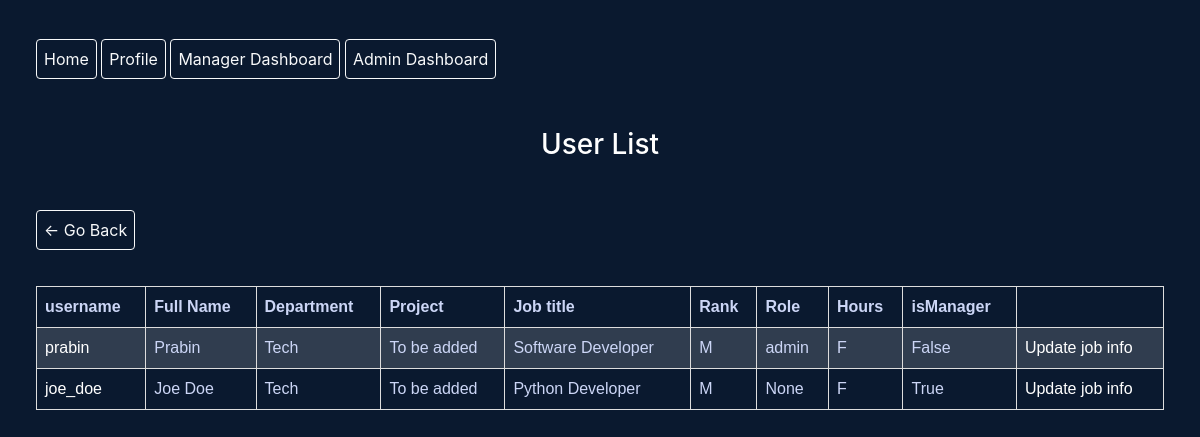
Screenshot of /ad/userlist/2 (signed in) with the database file from the repository.
### core/models.py (models this page shows, shortened)
class Department(models.Model):
	name = models.CharField(max_length=60)
	description = models.CharField(max_length=264)
	def __str__(self):
		return self.name

class EmployeePersonalInfo(models.Model):
	user = models.OneToOneField(User, on_delete=models.CASCADE)
	fullname = models.CharField(max_length=50)
	gender = models.CharField(max_length=25, choices=gender_choices)
	age = models.IntegerField()
	image = models.ImageField(default="default.png", upload_to='profile_pics')
	address = models.CharField(max_length=50)
	phone_number = models.CharField(max_length=15, validators=[RegexValidator(r'^\d{1,15}$')])

class EmployeeJobInfo(models.Model):
	user = models.OneToOneField(User, on_delete=models.CASCADE)
	job_title = models.CharField(max_length=50)
	rank = models.CharField(max_length=25, choices=rank_choices)
	working_hours = models.CharField(max_length=25, choices=working_hours_choices)
	department = models.ForeignKey(Department, on_delete=models.SET_NULL, blank=True, null=True)
	roles = models.ForeignKey(Role, on_delete=models.SET_NULL, blank=True, null=True)
	Pay_Grade = models.ForeignKey(PayGrade, on_delete=models.SET_NULL, blank=True, null=True)
	isManager = models.BooleanField(default=False)

class Role(models.Model):
	name = models.CharField(max_length=60)
	description = models.CharField(max_length=264)
	def __str__(self):
		return self.name

### assignment/views.py (the view)
# urls.py: path('userlist/<int:pk>', userList.as_view(), name='userlist'),
class userList(AdminRequiredMixin, ListView):
	template_name = "assignment/userlist.html"
	model = EmployeePersonalInfo
	def get_context_data(self, **kwargs):
		context = super().get_context_data(**kwargs)
		department = Department.objects.get(pk= self.kwargs['pk'])
		job_info = EmployeeJobInfo.objects.filter(department = department)
		employee_info = []
		for user in job_info:
			info = EmployeePersonalInfo.objects.get(user =user.user)
			emp_info = {
				'username' : info.user.username,
				'fullname' : info.fullname,
				'age' : info.age,
				'address' : info.address,
				'pk' : info.pk,
				'department' : department,
				'job_title' : user.job_title,
				'rank' : user.rank,
				'working_hours' : user.working_hours,
				'roles' : user.roles,
				'isManager' : user.isManager,
				'user_pk' : user.pk
			}
			employee_info.append(emp_info)
		context['employee_info'] = employee_info
		return context

### assignment/views.py (called while the page is built)
    def dispatch(self, request, *args, **kwargs):
        usr = request.user
        if usr.is_authenticated and usr.is_superuser:
            pass
        else:
            return redirect('core:index')
        return super().dispatch(request, *args, **kwargs)

### core/context_processors.py (called while the page is built)
def check_authorization(request):
	if request.user.is_superuser:
		user_is_admin = True
	else:
		user_is_admin = False
	if request.user.is_authenticated:
		user_is_authenticated = True
		jobinfo = EmployeeJobInfo.objects.filter(user = request.user)[0]
		if jobinfo and jobinfo.isManager == True:
			user_is_manager = True
		else:
			user_is_manager = False
	else:
		user_is_authenticated = False
		user_is_manager = False
	return {
		'user_is_authenticated' : user_is_authenticated,
		'user_is_admin': user_is_admin,
		'user_is_manager' : user_is_manager,
	}

### assignment/templates/assignment/userlist.html
{% extends 'core/base.html' %}
{% block content %}
	<h3>User List</h3>
				<div class="box-element">
					<a class="btn btn-outline-light" href="{% url 'assignment:department-list' %}">&#x2190;
					Go Back
					</a>
				</div>
	<table>
		<tr>
			<th>username</th>
			<th>Full Name</th>
			<th>Department</th>
			<th>Project</th>
			<th>Job title</th>
			<th>Rank</th>
			<th>Role</th>
			<th>Hours</th>
			<th>isManager</th>
			<th></th>
		</tr>
			{% for object in employee_info %}
				<tr>
			    	<td> <a href="{% url 'assignment:userprofile' object.pk %}">
			    		{{ object.username}}
			    	</a></td>
			    	<td> {{ object.fullname }}</td>
			    	<td>{{ object.department }}</td>
			    	<td> To be added </td>
			    	<td>{{ object.job_title }}</td>
			    	<td> {{ object.rank }} </td>
			    	<td> {{ object.roles }} </td>
			    	<td> {{ object.working_hours }} </td>
			    	<td> {{ object.isManager }}</td>
			    	<td>
			    		<a href="{% url 'createMode:jobinfo-update' object.user_pk %}">Update job info</a>
			    	</td>
			    </tr>
			{% endfor %}
	</table>
{% endblock %}

### core/static/core/style.css (style rules this page uses)
html, body { background-color: #0a192f; color: rgb(204, 214, 246); }
h1, h2, h3, h4, h5 { color: white; }
.btn { margin-top: 15px; padding: 7px; cursor: pointer; }
h3 { padding: 25px 0px; }
table { width: 350px; padding: 15px 100px; }

### assignment/static/assignment/style.css (style rules this page uses)
table { font-family: arial, sans-serif; border-collapse: collapse; width: 94%; margin-left: 3%; margin-top: 3% }
td, th { border: 1px solid #dddddd; text-align: left; padding: 8px; }
tr:nth-child(even) { background-color: #dddddd2e; }
a { color: black; text-decoration: none; }
h1,h3 { text-align: center; }
td > a { color: white; }
.box-element { padding-left: 3%; }

### rows the page displays
Department: username "prabin", fullname "Prabin", department "Tech", job_title "Software Developer", rank "M", roles "admin", working_hours "F", isManager "False", username "joe_doe", fullname "Joe Doe", job_title "Python Developer", roles "None", isManager "True"
